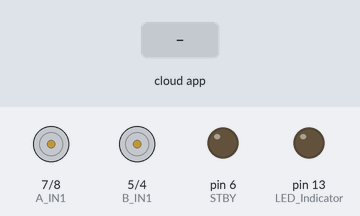
A sketch run on a simulated Arduino Uno, built with avr-gcc and run on an emulated ATmega328P. Parts: motor-driver pin pairs drawn as motors (green arrow = first pin HIGH = forward, orange = second pin HIGH = backward, longer = more drive, scaled by the enable pin, stopped while the standby pin is LOW), output pins drawn as LEDs (lit = HIGH). Inputs (shaded band) come from the test bench. The ROS host is connected and sends only what is stated.

Above: at 1.2 s.
1.3 s: the phone or cloud app sets servoleft to -100
At 2.5 s:
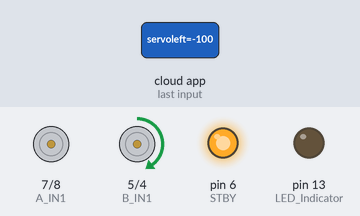
2.8 s: the phone or cloud app sets servoright to -100
At 3.9 s:
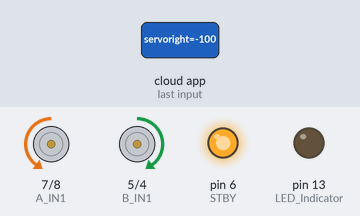
4.3 s: the phone or cloud app sets servoleft to 0
At 5.2 s:
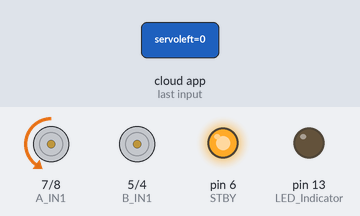
5.8 s: the phone or cloud app sets servoright to 0
At 6.6 s:
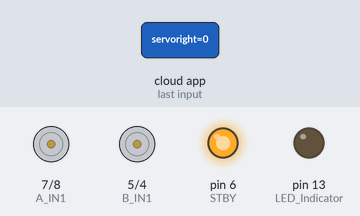
7.3 s: the phone or cloud app sets servoleft to 100
At 8.3 s:
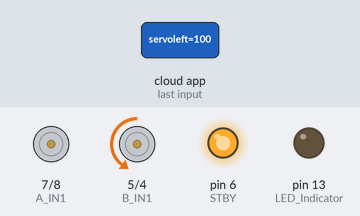
8.8 s: the phone or cloud app sets servoright to 100
At 9.7 s:
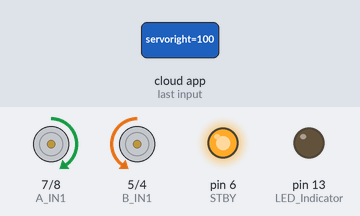
Timing chart, 0 to 11.3 s (numbered marks = the images above; inputs shaded):
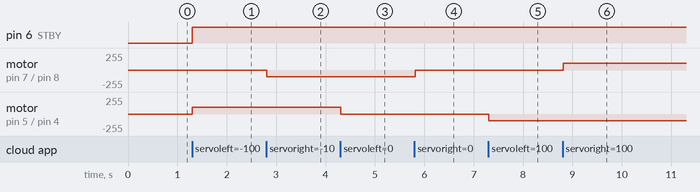

Measured:
- after the input at 1.3 s, pin 6 (STBY): LOW → HIGH at once; motor on pin 5 (B_IN1) / pin 4 (B_IN2): stopped → forward 100/255 at once
- after the input at 2.8 s, motor on pin 7 (A_IN1) / pin 8 (A_IN2): stopped → backward 100/255 at once
- after the input at 4.3 s, motor on pin 5 (B_IN1) / pin 4 (B_IN2): forward 100/255 → stopped at once
- after the input at 5.8 s, motor on pin 7 (A_IN1) / pin 8 (A_IN2): backward 100/255 → stopped at once
- after the input at 7.3 s, motor on pin 5 (B_IN1) / pin 4 (B_IN2): stopped → backward 100/255 at once
- after the input at 8.8 s, motor on pin 7 (A_IN1) / pin 8 (A_IN2): stopped → forward 100/255 at once

The sketch:

motor_dc_control.ino
```cpp
//#include <WProgram.h>
#include <Servo.h>
#include <ros.h>
#include <std_msgs/Float64.h>

#define STBY 6
#define B_PWM 3
#define A_PWM 9
#define A_IN2 8
#define A_IN1 7
#define B_IN1 5
#define B_IN2 4

ros::NodeHandle nh;

float servoL, servoR;
Servo ServoL;
Servo ServoR;

int commandL = 0;
int commandR = 0;

void messageCbl( const std_msgs::Float64& msg){

servoL = msg.data;
commandL = servoL;
if(commandL == 0.0)
{
digitalWrite(B_IN1, LOW); //
digitalWrite(B_IN2, LOW); //
digitalWrite(B_PWM, HIGH); //
digitalWrite(STBY, HIGH); // STYBY - HIGH
}
else if (commandL > 0)
{
digitalWrite(B_IN2, HIGH);
digitalWrite(B_IN1, LOW);
digitalWrite(STBY, HIGH); // STYBY - HIGH
analogWrite(B_PWM, commandL);
}
else
{
digitalWrite(B_IN2, LOW);
digitalWrite(B_IN1, HIGH);
digitalWrite(STBY, HIGH); // STYBY - HIGH
analogWrite(B_PWM, -commandL);
}
}

void messageCbr( const std_msgs::Float64& msg){
servoR = msg.data;
commandR = servoR;
if(commandR == 0.0)
{
digitalWrite(STBY, HIGH); // STYBY - HIGH
digitalWrite(A_IN1, LOW);
digitalWrite(A_IN2, LOW);
digitalWrite(A_PWM, HIGH);
}
else if(commandR > 0)
{
digitalWrite(A_IN2, LOW);
digitalWrite(A_IN1, HIGH);
digitalWrite(STBY, HIGH); // STYBY - HIGH
analogWrite(A_PWM, commandR);
}
else
{
digitalWrite(A_IN2, HIGH);
digitalWrite(A_IN1, LOW);
digitalWrite(STBY, HIGH); // STYBY - HIGH
analogWrite(A_PWM, -commandR);
}
}

ros::Subscriber<std_msgs::Float64> sl("servoleft", &messageCbl);
ros::Subscriber<std_msgs::Float64> sr("servoright", &messageCbr);
void setup(){
pinMode(13, OUTPUT); // LED Indicator
pinMode(A_IN1, OUTPUT); // AIN2
pinMode(A_IN2, OUTPUT); // AIN1
pinMode(STBY, OUTPUT); // STNBY
pinMode(B_IN1, OUTPUT); // BIN1
pinMode(B_IN2, OUTPUT); // BIN2
pinMode(A_PWM, OUTPUT); //
pinMode(B_PWM, OUTPUT); //

nh.initNode();
nh.subscribe(sl);
nh.subscribe(sr);

digitalWrite(B_IN2, LOW);
digitalWrite(B_IN1, LOW);
digitalWrite(B_PWM, LOW);
digitalWrite(STBY, LOW); // STYBY - HIGH
digitalWrite(A_IN1, LOW);
digitalWrite(A_IN2, LOW);
digitalWrite(A_PWM, LOW);
}

void loop(){
nh.spinOnce();
delay(20);
}
```
